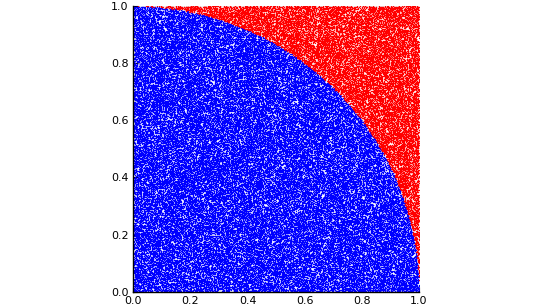

This chart was generated by the following Julia code:
# estimate value of π with Monte Carlo.
# Area of one quarter section of the unit circle is π/4. 
# if we generate random points, (x,y), within a unit box, [0, 1] × [0, 1], 
# and calculate the proportion of total points that fall within the quarter circle, 
# we can approximate π via:
#   pi-hat = 4 * (Number of points with x2 + y2 ≤ 1) / (Total number of points)

using Random, LinearAlgebra, Plots; pyplot()
Random.seed!()

N = 10^5
data = [[rand(),rand()] for _ in 1:N]
indata = filter((x -> norm(x) ≤ 1), data) # (x^2 + y^2) <= 1
outdata = filter((x -> norm(x) > 1), data) # (x^2 + y^2) > 1
piApprox = 4*length(indata)/N
println("Pi Estimate: ", piApprox)

scatter(first.(indata),last.(indata), c=:blue, ms=1, msw=0)
scatter!(first.(outdata),last.(outdata), c=:red, ms=1, msw=0, xlims=(0,1), ylims=(0,1), legend=:none, ratio=:equal)
